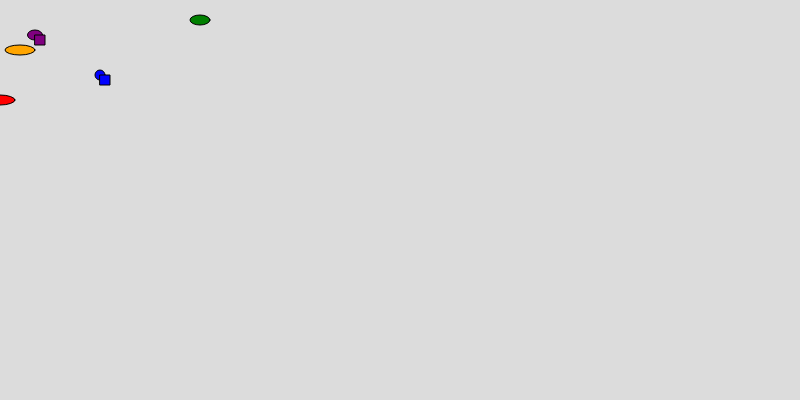
Frame 1 (no input)
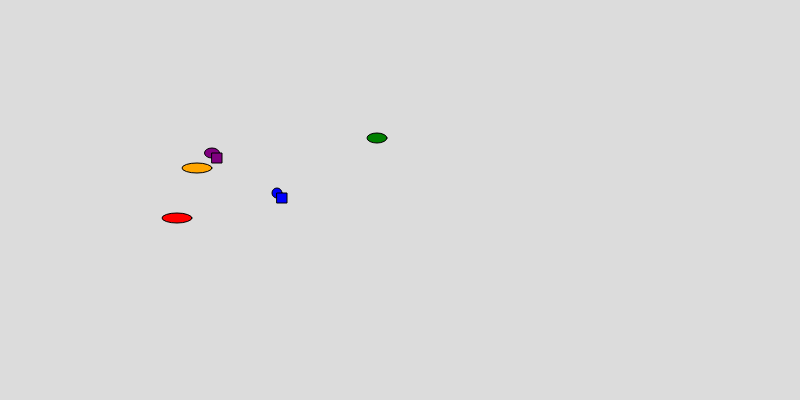
Frame 60 (no input)
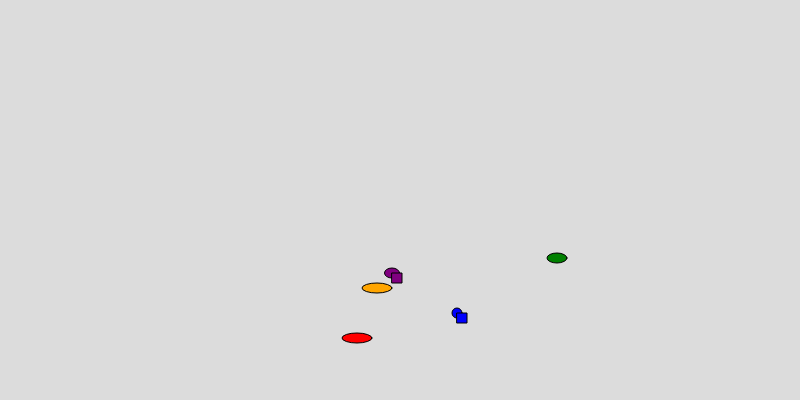
Frame 120 (the mouse pressed at the canvas centre since frame 60)

The p5.js sketch that drew these frames (run headless with seeded random() and noise() and a simulated clock; from frame 60 on, the mouse is pressed at the canvas centre):

// p5.js sketch
// ── sketch.js
//create a variable to hold one ball
let b;
let anotherBall;
let banana;
let arrow1;
let arrow2

function setup() {
  createCanvas(800, 400);
  b = new Apple(0, 100,"red",30); //make a new ball from the Ball class and call it b.
  anotherBall = new Apple(200,20,"green",20);
  banana = new Apple(20,50,"orange",30)
  arrow1 = new Arrow(100,75,"blue",10)
  arrow2 = new Arrow(35,35,"purple",15)
}


function draw(){
	background(220);
    b.drawBall(); //draw the ball called b (go look in the Ball class for the drawBall function)
    b.moveBall(); //move the ball called b (go look in the Ball class for the moveBall function)
    anotherBall.drawBall();
    anotherBall.moveBall();
    banana.drawBall();
    banana.moveBall();
    arrow1.drawArrow();
    arrow1.moveArrow();
    arrow2.drawArrow();
    arrow2.moveArrow();
}



//ball class from which to create new balls with similar properties.
class Apple {

	constructor(x,y,color,diameter){ //every ball needs an x value and a y value
		    this.x = x;
    		this.y = y;
        this.color= color;
        this.diameter= diameter;
	}
	drawBall(){  // draw a ball on the screen at x,y
    		stroke(0);
    		fill(this.color);
		    ellipse(this.x,this.y,this.diameter,10);
	}
	moveBall(){ //update the location of the ball, so it moves across the screen
		this.x = this.x+3;
		this.y = this.y+2;
	}
}

  class Arrow {
  constructor(x,y,color,diameter){
      this.x = x;
      this.y = y;
      this.color= color;
      this.diameter= diameter;
}
      drawArrow(){  // draw a ball on the screen at x,y
        		stroke(0);
        		fill(this.color);
    		    ellipse(this.x,this.y,this.diameter,10);
            rect(this.x,this.y,10,10)
    	}
    	moveArrow(){ //update the location of the ball, so it moves across the screen
    		this.x = this.x+3;
    		this.y = this.y+2;



    }
  }
